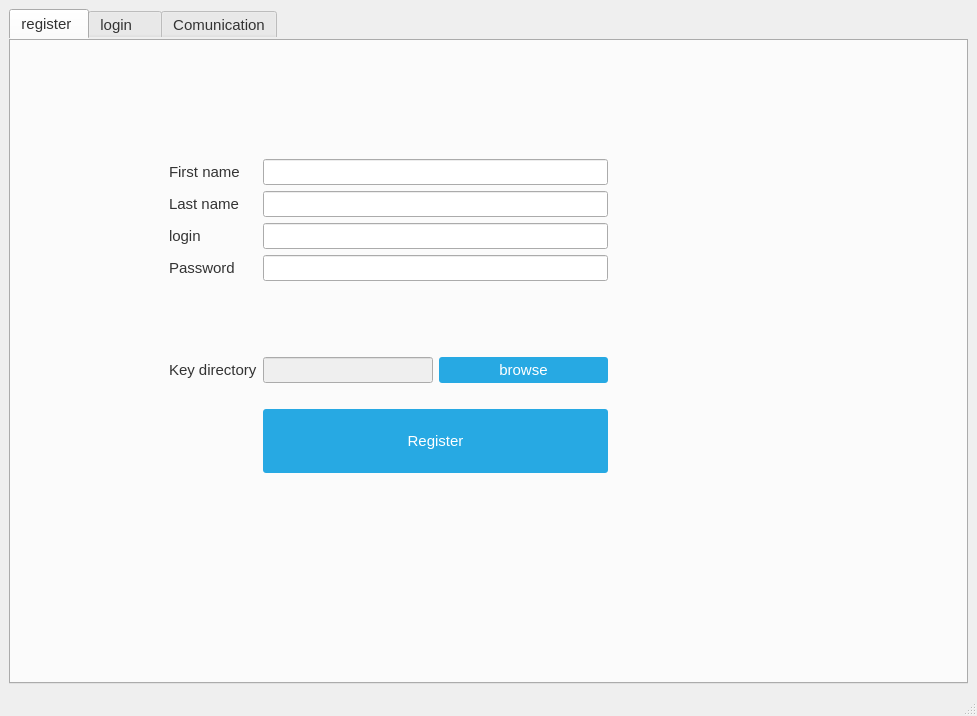
<?xml version="1.0" encoding="UTF-8"?>
<ui version="4.0">
 <class>UserWindow</class>
 <widget class="QMainWindow" name="UserWindow">
  <property name="geometry">
   <rect>
    <x>0</x>
    <y>0</y>
    <width>977</width>
    <height>716</height>
   </rect>
  </property>
  <property name="windowTitle">
   <string>Secure mail transfert application</string>
  </property>
  <property name="styleSheet">
   <string notr="true">*{font-size:15px;font-family:&quot;微软雅黑&quot;,&quot;宋体&quot;;color:#333;font-weight:normal;outline:none;}
QLabel{background:transparent;outline:none;color:#333;}

/**QComboBox,QDateEdit**/
QComboBox,QDateEdit,QDateTimeEdit{outline:none;color:#333;background-color:#fff;border:1px solid #a9a9a8;border-radius:0px;}
QComboBox:focus,QDateEdit:focus,QDateTimeEdit:focus{color: #333;border:1px solid #bfbfbf;background-color:#eefcfc;}
QComboBox::drop-down,QDateEdit::drop-down,QDateTimeEdit::drop-down{border-left:1px solid #a9a9a8;background-color:qlineargradient(y1: 0, x1: 0, y2: 1, x2: 0,stop: 0 #fcfcfb, stop: 0.5 #f1eeec,stop: 1 #e7e1dc);}
QComboBox::drop-down:hover{border-left:1px solid #a9a9a8;background-color:qlineargradient(y1: 0, x1: 0, y2: 1, x2: 0,stop: 0 #eee, stop: 0.5 #ddd,stop: 1 #ccc);}

QPushButton{ color: white; background-color: #27a9e3; border-width: 0px; border-radius: 3px;}

/**QRadioButton**/
QRadioButton {spacing: 5px;outline:none;}
QRadioButton::indicator {width: 21px;height: 21px;}

/**QCheckBox**/
QCheckBox {color:#333;spacing:0px;outline:none;}
QCheckBox::indicator {width: 15px; height: 15px;margin-right:5px;}

/**QTabWidget**/
QTabWidget{border:none;margin:0px;outline:none;}
QTabWidget[showHeader='true']::pane{border:1px solid #55B023;border-radius:0px;position: absolute;top: -1px;}
QTabWidget[showHeader='false']::pane{border:none;position: absolute;margin:0px;}
QTabWidget[showHeader='true'] QTabBar::tab{alignment:left;color:white;padding:2px 16px;margin-top:3px;margin-left:5px;height:21px;border-top-left-radius: 5px;border-top-right-radius: 5px;background:#C9B084}
QTabWidget[showHeader='true'] QTabBar::tab:selected{background:#55B023;margin-top:1px;height:23px;}
</string>
  </property>
  <widget class="QWidget" name="centralwidget">
   <layout class="QVBoxLayout" name="verticalLayout_2">
    <item>
     <widget class="QTabWidget" name="tabWidget">
      <property name="tabPosition">
       <enum>QTabWidget::North</enum>
      </property>
      <property name="currentIndex">
       <number>0</number>
      </property>
      <property name="documentMode">
       <bool>false</bool>
      </property>
      <property name="tabsClosable">
       <bool>false</bool>
      </property>
      <property name="movable">
       <bool>false</bool>
      </property>
      <widget class="QWidget" name="regsiter">
       <attribute name="title">
        <string>register </string>
       </attribute>
       <widget class="QWidget" name="layoutWidget">
        <property name="geometry">
         <rect>
          <x>-10</x>
          <y>120</y>
          <width>961</width>
          <height>314</height>
         </rect>
        </property>
        <layout class="QGridLayout" name="gridLayout">
         <item row="3" column="1">
          <widget class="QLabel" name="label_4">
           <property name="text">
            <string>Password</string>
           </property>
          </widget>
         </item>
         <item row="2" column="1">
          <widget class="QLabel" name="label_3">
           <property name="text">
            <string>login</string>
           </property>
          </widget>
         </item>
         <item row="7" column="4">
          <spacer name="horizontalSpacer_14">
           <property name="orientation">
            <enum>Qt::Horizontal</enum>
           </property>
           <property name="sizeHint" stdset="0">
            <size>
             <width>40</width>
             <height>20</height>
            </size>
           </property>
          </spacer>
         </item>
         <item row="2" column="2" colspan="2">
          <widget class="QLineEdit" name="username_input"/>
         </item>
         <item row="1" column="2" colspan="2">
          <widget class="QLineEdit" name="lname_input"/>
         </item>
         <item row="0" column="2" colspan="2">
          <widget class="QLineEdit" name="fname_input"/>
         </item>
         <item row="3" column="2" colspan="2">
          <widget class="QLineEdit" name="password_input"/>
         </item>
         <item row="7" column="5">
          <spacer name="horizontalSpacer_11">
           <property name="orientation">
            <enum>Qt::Horizontal</enum>
           </property>
           <property name="sizeHint" stdset="0">
            <size>
             <width>40</width>
             <height>20</height>
            </size>
           </property>
          </spacer>
         </item>
         <item row="1" column="1">
          <widget class="QLabel" name="label_2">
           <property name="text">
            <string>Last name</string>
           </property>
          </widget>
         </item>
         <item row="5" column="2">
          <widget class="QLineEdit" name="public_key_file_input">
           <property name="enabled">
            <bool>false</bool>
           </property>
          </widget>
         </item>
         <item row="0" column="1">
          <widget class="QLabel" name="label">
           <property name="text">
            <string>First name</string>
           </property>
          </widget>
         </item>
         <item row="5" column="1">
          <widget class="QLabel" name="label_11">
           <property name="text">
            <string>Key directory</string>
           </property>
          </widget>
         </item>
         <item row="5" column="3">
          <widget class="QSplitter" name="splitter_5">
           <property name="orientation">
            <enum>Qt::Horizontal</enum>
           </property>
           <widget class="QPushButton" name="file_selection_btn_2">
            <property name="text">
             <string>browse</string>
            </property>
           </widget>
          </widget>
         </item>
         <item row="7" column="2" colspan="2">
          <widget class="QSplitter" name="splitter_4">
           <property name="orientation">
            <enum>Qt::Horizontal</enum>
           </property>
           <widget class="QPushButton" name="register_btn">
            <property name="text">
             <string>Register</string>
            </property>
           </widget>
          </widget>
         </item>
         <item row="6" column="5">
          <spacer name="horizontalSpacer_10">
           <property name="orientation">
            <enum>Qt::Horizontal</enum>
           </property>
           <property name="sizeHint" stdset="0">
            <size>
             <width>40</width>
             <height>20</height>
            </size>
           </property>
          </spacer>
         </item>
         <item row="0" column="4" rowspan="6" colspan="2">
          <widget class="QWidget" name="image_2" native="true">
           <property name="styleSheet">
            <string notr="true">image: url(:/newPrefix/register.png);</string>
           </property>
          </widget>
         </item>
         <item row="4" column="2">
          <widget class="QLabel" name="label_5">
           <property name="text">
            <string/>
           </property>
          </widget>
         </item>
         <item row="5" column="0">
          <spacer name="horizontalSpacer_13">
           <property name="orientation">
            <enum>Qt::Horizontal</enum>
           </property>
           <property name="sizeHint" stdset="0">
            <size>
             <width>40</width>
             <height>20</height>
            </size>
           </property>
          </spacer>
         </item>
        </layout>
       </widget>
      </widget>
      <widget class="QWidget" name="login">
       <attribute name="title">
        <string>login    </string>
       </attribute>
       <widget class="QWidget" name="layoutWidget">
        <property name="geometry">
         <rect>
          <x>220</x>
          <y>240</y>
          <width>481</width>
          <height>189</height>
         </rect>
        </property>
        <layout class="QGridLayout" name="gridLayout_2">
         <item row="1" column="2">
          <widget class="QLineEdit" name="password_login_input"/>
         </item>
         <item row="1" column="0" colspan="2">
          <widget class="QLabel" name="label_9">
           <property name="text">
            <string>Password</string>
           </property>
          </widget>
         </item>
         <item row="4" column="2">
          <widget class="QSplitter" name="splitter">
           <property name="orientation">
            <enum>Qt::Horizontal</enum>
           </property>
           <widget class="QPushButton" name="login_btn">
            <property name="text">
             <string>Login</string>
            </property>
           </widget>
          </widget>
         </item>
         <item row="0" column="2">
          <widget class="QLineEdit" name="username_login_input"/>
         </item>
         <item row="0" column="0" colspan="2">
          <widget class="QLabel" name="label_8">
           <property name="text">
            <string>Username</string>
           </property>
          </widget>
         </item>
         <item row="2" column="2">
          <widget class="QLabel" name="label_directory">
           <property name="text">
            <string/>
           </property>
          </widget>
         </item>
         <item row="3" column="2">
          <widget class="QSplitter" name="splitter_3">
           <property name="orientation">
            <enum>Qt::Horizontal</enum>
           </property>
           <widget class="QPushButton" name="keys_dir_btn">
            <property name="enabled">
             <bool>true</bool>
            </property>
            <property name="layoutDirection">
             <enum>Qt::LeftToRight</enum>
            </property>
            <property name="styleSheet">
             <string notr="true"/>
            </property>
            <property name="text">
             <string>Select keys directory</string>
            </property>
            <property name="iconSize">
             <size>
              <width>16</width>
              <height>16</height>
             </size>
            </property>
           </widget>
          </widget>
         </item>
        </layout>
       </widget>
       <widget class="QWidget" name="image" native="true">
        <property name="geometry">
         <rect>
          <x>300</x>
          <y>40</y>
          <width>401</width>
          <height>181</height>
         </rect>
        </property>
        <property name="styleSheet">
         <string notr="true">image: url(:/newPrefix/emblem-secure-messaging.png);</string>
        </property>
       </widget>
      </widget>
      <widget class="QWidget" name="tab">
       <attribute name="title">
        <string>Comunication</string>
       </attribute>
       <widget class="QWidget" name="gridLayoutWidget">
        <property name="geometry">
         <rect>
          <x>50</x>
          <y>80</y>
          <width>871</width>
          <height>451</height>
         </rect>
        </property>
        <layout class="QGridLayout" name="gridLayout_3">
         <item row="4" column="0">
          <widget class="QLineEdit" name="text_input"/>
         </item>
         <item row="4" column="1">
          <widget class="QSplitter" name="splitter_2">
           <property name="orientation">
            <enum>Qt::Horizontal</enum>
           </property>
           <widget class="QPushButton" name="send_btn">
            <property name="text">
             <string>Send</string>
            </property>
           </widget>
          </widget>
         </item>
         <item row="3" column="0">
          <widget class="QCheckBox" name="signCheck">
           <property name="layoutDirection">
            <enum>Qt::LeftToRight</enum>
           </property>
           <property name="text">
            <string>Sign your Message</string>
           </property>
          </widget>
         </item>
         <item row="2" column="1">
          <spacer name="horizontalSpacer_2">
           <property name="orientation">
            <enum>Qt::Horizontal</enum>
           </property>
           <property name="sizeHint" stdset="0">
            <size>
             <width>40</width>
             <height>20</height>
            </size>
           </property>
          </spacer>
         </item>
         <item row="0" column="0" rowspan="3">
          <widget class="QTextBrowser" name="text_output"/>
         </item>
         <item row="0" column="1">
          <layout class="QVBoxLayout" name="verticalLayout">
           <item>
            <widget class="QLabel" name="label_6">
             <property name="text">
              <string>Select your correspondant:</string>
             </property>
            </widget>
           </item>
           <item>
            <widget class="QComboBox" name="clientsLists"/>
           </item>
          </layout>
         </item>
         <item row="1" column="1">
          <spacer name="verticalSpacer">
           <property name="orientation">
            <enum>Qt::Vertical</enum>
           </property>
           <property name="sizeHint" stdset="0">
            <size>
             <width>20</width>
             <height>40</height>
            </size>
           </property>
          </spacer>
         </item>
        </layout>
       </widget>
      </widget>
     </widget>
    </item>
   </layout>
  </widget>
  <widget class="QMenuBar" name="menubar">
   <property name="geometry">
    <rect>
     <x>0</x>
     <y>0</y>
     <width>977</width>
     <height>32</height>
    </rect>
   </property>
  </widget>
  <widget class="QStatusBar" name="statusbar"/>
  <action name="actionMinimize">
   <property name="text">
    <string>&amp;Minimize</string>
   </property>
  </action>
  <action name="actionFull_screen">
   <property name="text">
    <string>&amp;Full screen</string>
   </property>
  </action>
  <action name="actionWhat_s_this">
   <property name="text">
    <string>&amp;What's this</string>
   </property>
  </action>
  <action name="actionWho_are_We">
   <property name="text">
    <string>W&amp;ho are We ?</string>
   </property>
  </action>
  <action name="actionClose">
   <property name="text">
    <string>&amp;close</string>
   </property>
  </action>
  <action name="actionOpen_new_window">
   <property name="text">
    <string>&amp;open new window</string>
   </property>
  </action>
 </widget>
 <tabstops>
  <tabstop>fname_input</tabstop>
  <tabstop>lname_input</tabstop>
  <tabstop>username_input</tabstop>
  <tabstop>password_input</tabstop>
  <tabstop>public_key_file_input</tabstop>
  <tabstop>username_login_input</tabstop>
  <tabstop>password_login_input</tabstop>
  <tabstop>login_btn</tabstop>
 </tabstops>
 <resources>
  <include location="GUIFile/image.qrc"/>
 </resources>
 <connections/>
</ui>
